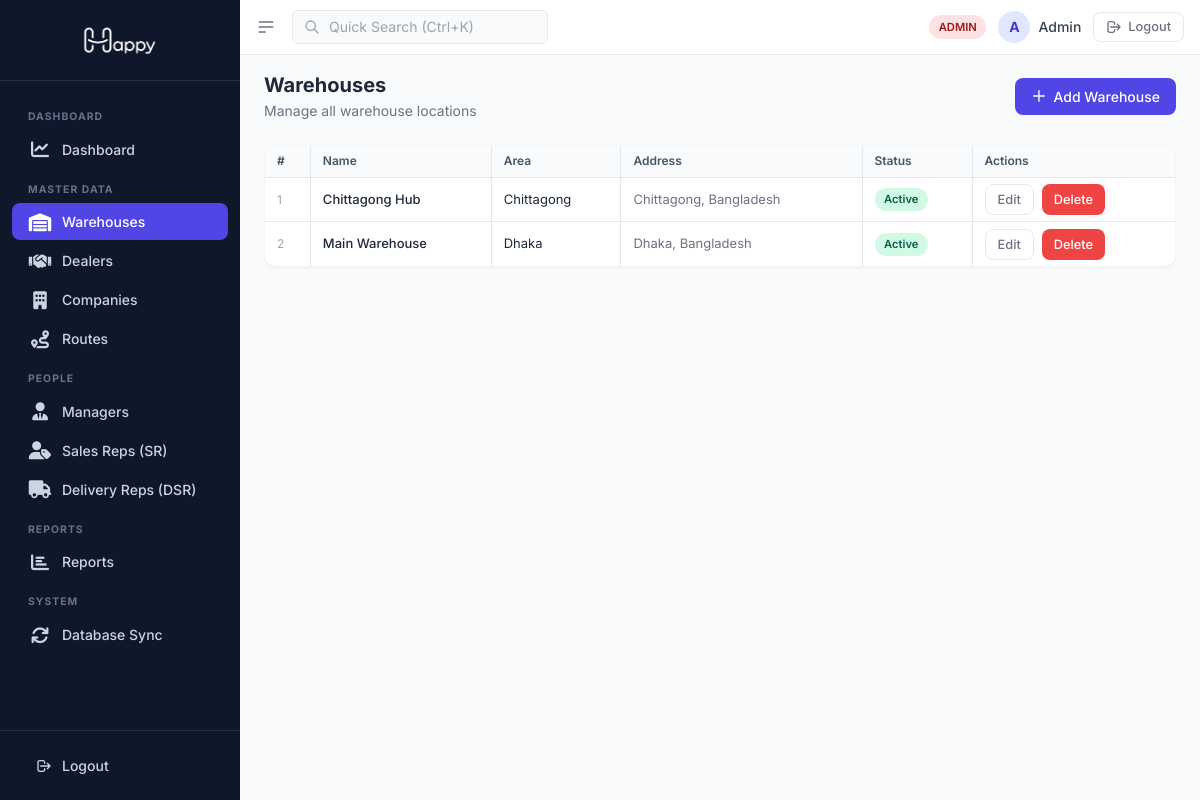
The app's page /admin/warehouses.php (signed in) with its own data.
### tables this page shows
CREATE TABLE IF NOT EXISTS warehouses (
  id INT AUTO_INCREMENT PRIMARY KEY,
  name VARCHAR(100) UNIQUE NOT NULL,
  address TEXT,
  area VARCHAR(100),
  status TINYINT DEFAULT 1,
  created_at TIMESTAMP DEFAULT CURRENT_TIMESTAMP
);

### config/session.php (called while the page is built, shortened)
<?php
function rootPath(): string {
    static $path = null;
    if ($path === null) {
        $scriptName = $_SERVER['SCRIPT_NAME'] ?? '';
        $scriptDir = str_replace('\\', '/', dirname($scriptName));
        $path = str_replace(['/manager', '/admin', '/api', '/dsr', '/dealer', '/config', '/includes', '/eggland'], '', $scriptDir);
        $path = rtrim($path, '/');
    }
    return $path;
}

### admin/warehouses.php (the view, shortened to what this page needs)
<?php
require_once __DIR__ . '/../config/session.php';
$pdo = getDB();
$warehouses = $pdo->query('SELECT * FROM warehouses WHERE status=1 ORDER BY id DESC')->fetchAll();
include __DIR__ . '/../includes/header.php';
?>
<div class="page-wrapper">
  <?php include __DIR__ . '/../includes/sidebar.php'; ?>
  <div class="main-content">
    <?php include __DIR__ . '/../includes/navbar.php'; ?>
    <div class="page-body">
      <div class="flex items-center justify-between mb-6">
        <div>
          <h2 class="text-xl font-bold text-gray-800">Warehouses</h2>
          <p class="text-sm text-gray-500 mt-0.5">Manage all warehouse locations</p>
        </div>
        <button onclick="openModal('add-modal')" class="btn btn-primary">
          <svg class="w-4 h-4" fill="none" stroke="currentColor" viewBox="0 0 24 24"><path stroke-linecap="round" stroke-linejoin="round" stroke-width="2" d="M12 4v16m8-8H4"/></svg>
          Add Warehouse
        </button>
      </div>
      <div class="bg-white rounded-xl shadow-sm border border-gray-100 overflow-hidden">
        <table class="data-table">
          <thead>
            <tr>
              <th>#</th><th>Name</th><th>Area</th><th>Address</th><th>Status</th><th>Actions</th>
            </tr>
          </thead>
          <tbody id="table-body">
            <?php foreach ($warehouses as $i => $w): ?>
            <tr>
              <td class="text-gray-400 text-xs"><?= $i + 1 ?></td>
              <td class="font-medium text-gray-800"><?= htmlspecialchars($w['name']) ?></td>
              <td><?= htmlspecialchars($w['area']) ?></td>
              <td class="text-gray-500"><?= htmlspecialchars($w['address']) ?></td>
              <td><span class="badge badge-success">Active</span></td>
              <td class="flex gap-2">
                <button onclick='editWarehouse(<?= json_encode($w) ?>)' class="btn btn-ghost btn-sm">Edit</button>
                <button onclick="deleteWarehouse(<?= $w['id'] ?>)" class="btn btn-danger btn-sm">Delete</button>
              </td>
            </tr>
            <?php endforeach; ?>
          </tbody>
        </table>
      </div>
    </div>
  </div>
</div>
<?php include __DIR__ . '/../includes/footer.php'; ?>

### includes/header.php (shortened to what this page needs)
<!DOCTYPE html>
<html lang="en">
<head>
  <link rel="stylesheet" href="https://cdnjs.cloudflare.com/ajax/libs/font-awesome/6.4.0/css/all.min.css" />
  <script src="https://cdn.tailwindcss.com"></script>
  <link rel="stylesheet" href="<?= rootPath() ?>/assets/css/app.css" />
</head>
<body class="bg-gray-50">

### includes/sidebar.php (shortened to what this page needs)
<?php
require_once __DIR__ . '/../config/session.php';
$role     = $_SESSION['role'] ?? '';
$current  = $_SERVER['SCRIPT_NAME'] ?? '';
function navLink(string $href, string $icon, string $label, string $current): string {
    $active = (strpos($current, $href) !== false) ? 'active' : '';
    return '<a href="' . $href . '" class="sidebar-link ' . $active . '" title="' . $label . '"><span class="text-lg flex items-center justify-center w-6"><i class="' . $icon . '"></i></span><span class="sidebar-text">' . $label . '</span></a>';
}
?>
<nav class="sidebar" id="app-sidebar">
  <div class="px-5 py-5 border-b border-white/10 flex items-center justify-center sidebar-brand-container">
    <a href="<?= rootPath() ?>/manager/index.php" class="flex items-center no-underline">
      <img src="<?= rootPath() ?>/assets/img/logo/logo.png" alt="Happy Bangladesh" class="h-10 w-auto object-contain sidebar-logo-full" />
    </a>
  </div>
  <div class="flex-1 px-3 py-4 space-y-0.5">
    <?php if ($role === 'admin'): ?>
      <div class="sidebar-section">Dashboard</div>
      <?= navLink(rootPath() . '/admin/index.php', 'fa-solid fa-chart-line', 'Dashboard', $current) ?>
      <div class="sidebar-section">Master Data</div>
      <?= navLink(rootPath() . '/admin/warehouses.php', 'fa-solid fa-warehouse', 'Warehouses', $current) ?>
      <?= navLink(rootPath() . '/admin/dealers.php', 'fa-solid fa-handshake', 'Dealers', $current) ?>
      <?= navLink(rootPath() . '/admin/companies.php', 'fa-solid fa-building', 'Companies', $current) ?>
      <?= navLink(rootPath() . '/admin/routes.php', 'fa-solid fa-route', 'Routes', $current) ?>
      <div class="sidebar-section">People</div>
      <?= navLink(rootPath() . '/admin/managers.php', 'fa-solid fa-user-tie', 'Managers', $current) ?>
      <?= navLink(rootPath() . '/admin/sr.php', 'fa-solid fa-user-tag', 'Sales Reps (SR)', $current) ?>
      <?= navLink(rootPath() . '/admin/dsr.php', 'fa-solid fa-truck', 'Delivery Reps (DSR)', $current) ?>
      <div class="sidebar-section">Reports</div>
      <?= navLink(rootPath() . '/admin/reports.php', 'fa-solid fa-chart-bar', 'Reports', $current) ?>
      <div class="sidebar-section">System</div>
      <?= navLink(rootPath() . '/admin/db_sync.php', 'fa-solid fa-sync', 'Database Sync', $current) ?>
    <?php elseif ($role === 'dsr'): ?>
      <div class="sidebar-section">Dashboard</div>
      <?= navLink(rootPath() . '/dsr/index.php', 'fa-solid fa-chart-line', 'Dashboard', $current) ?>
    <?php elseif ($role === 'dealer'): ?>
      <div class="sidebar-section">Dashboard</div>
      <?= navLink(rootPath() . '/dealer/index.php', 'fa-solid fa-chart-line', 'Dashboard', $current) ?>
    <?php endif; ?>
  </div>
  <div class="px-5 py-4 border-t border-white/10">
    <a href="<?= rootPath() ?>/logout.php" class="sidebar-link w-full">
      <svg class="w-4 h-4" fill="none" stroke="currentColor" viewBox="0 0 24 24"><path stroke-linecap="round" stroke-linejoin="round" stroke-width="2" d="M17 16l4-4m0 0l-4-4m4 4H7m6 4v1a3 3 0 01-3 3H6a3 3 0 01-3-3V7a3 3 0 013-3h4a3 3 0 013 3v1"/></svg>
      <span>Logout</span>
    </a>
  </div>
</nav>

### includes/navbar.php (shortened to what this page needs)
<?php
require_once __DIR__ . '/../config/session.php';
$userName  = htmlspecialchars($_SESSION['name']  ?? 'User');
$userRole  = htmlspecialchars($_SESSION['role']  ?? '');
$roleColors = [
  'admin'   => 'badge-danger',
  'manager' => 'badge-info',
  'dsr'     => 'badge-warning',
  'dealer'  => 'badge-success',
  'sr'      => 'badge-gray',
];
$roleBadge = $roleColors[$userRole] ?? 'badge-gray';
$rootPath  = rtrim(dirname($_SERVER['SCRIPT_NAME']), '/') . '/..';
?>
<header class="bg-white border-b border-gray-200 px-4 py-2.5 flex items-center justify-between sticky top-0 z-30">
  <div class="flex items-center gap-4">
    <button id="desktop-sidebar-toggle" class="text-gray-500 hover:text-gray-700 hidden lg:block" onclick="document.getElementById('app-sidebar').classList.toggle('collapsed')">
      <svg class="w-5 h-5" fill="none" stroke="currentColor" viewBox="0 0 24 24"><path stroke-linecap="round" stroke-linejoin="round" stroke-width="2" d="M4 6h16M4 12h16M4 18h7"/></svg>
    </button>
    <div class="relative hidden md:block">
      <svg class="w-4 h-4 absolute left-3 top-1/2 -translate-y-1/2 text-gray-400" fill="none" stroke="currentColor" viewBox="0 0 24 24"><path stroke-linecap="round" stroke-linejoin="round" stroke-width="2" d="M21 21l-6-6m2-5a7 7 0 11-14 0 7 7 0 0114 0z"/></svg>
      <input type="text" placeholder="Quick Search (Ctrl+K)" class="pl-9 pr-4 py-1.5 text-sm bg-gray-50 border border-gray-200 rounded-md focus:outline-none focus:ring-2 focus:ring-indigo-500/20 focus:border-indigo-500 w-64 transition-all" />
    </div>
  </div>
  <div class="flex items-center gap-3">
    <span class="badge <?= $roleBadge ?> uppercase"><?= $userRole ?></span>
    <div class="flex items-center gap-2">
      <div class="w-8 h-8 rounded-full bg-indigo-100 flex items-center justify-center text-indigo-700 font-bold text-sm">
        <?= strtoupper(substr($userName, 0, 1)) ?>
      </div>
      <span class="text-sm font-medium text-gray-700 hidden sm:block"><?= $userName ?></span>
    </div>
    <a href="<?= $rootPath ?>/logout.php" class="btn btn-ghost btn-sm">
      <svg class="w-4 h-4" fill="none" stroke="currentColor" viewBox="0 0 24 24"><path stroke-linecap="round" stroke-linejoin="round" stroke-width="2" d="M17 16l4-4m0 0l-4-4m4 4H7m6 4v1a3 3 0 01-3 3H6a3 3 0 01-3-3V7a3 3 0 013-3h4a3 3 0 013 3v1"/></svg>
      Logout
    </a>
  </div>
</header>

### includes/footer.php (shortened to what this page needs)
</body>
</html>

### assets/css/app.css (style rules this page uses)
.sidebar-link { display: flex; align-items: center; gap: 0.625rem; padding: 0.5rem 1rem; border-radius: 0.5rem; color: #cbd5e1; font-size: 0.875rem; font-weight: 500; transition: background 0.15s, color 0.15s; text-decoration: none; }
.sidebar-link.active { background: #4F46E5; color: #fff; }
.sidebar-section { font-size: 0.65rem; font-weight: 700; text-transform: uppercase; letter-spacing: 0.1em; color: #64748b; padding: 0.75rem 1rem 0.25rem; }
.data-table { width: 100%; border-collapse: separate; border-spacing: 0; font-size: 0.8125rem; color: #1e293b; }
.data-table th { background: #F8FAFC; color: #475569; font-size: 0.75rem; font-weight: 600; padding: 0.4rem 0.75rem; text-align: left; position: sticky; top: 0; z-index: 10; border-bottom: 1px solid #E2E8F0; border-right: 1px solid #E2E8F0; white-space: nowrap; }
.data-table th:last-child { border-right: none; }
.data-table td { padding: 0.4rem 0.75rem; border-bottom: 1px solid #E2E8F0; border-right: 1px solid #E2E8F0; vertical-align: middle; white-space: nowrap; }
.data-table td:last-child { border-right: none; }
.data-table tr:last-child td { border-bottom: none; }
.btn { display: inline-flex; align-items: center; gap: 0.375rem; padding: 0.5rem 1rem; border-radius: 0.5rem; font-size: 0.875rem; font-weight: 500; cursor: pointer; border: none; transition: all 0.15s; text-decoration: none; }
.btn-primary { background: #4F46E5; color: #fff; }
.btn-danger { background: #EF4444; color: #fff; }
.btn-ghost { background: transparent; color: #6B7280; border: 1px solid #E5E7EB; }
.btn-sm { padding: 0.3rem 0.75rem; font-size: 0.8rem; }
.badge { display: inline-flex; align-items: center; padding: 0.2rem 0.6rem; border-radius: 999px; font-size: 0.7rem; font-weight: 600; }
.badge-success { background: #D1FAE5; color: #065F46; }
.badge-danger { background: #FEE2E2; color: #991B1B; }
.page-wrapper { display: flex; min-height: 100vh; background: #F8FAFC; font-family: 'Inter', sans-serif; }
.sidebar { width: 240px; min-height: 100vh; background: #0F172A; flex-shrink: 0; display: flex; flex-direction: column; position: fixed; top: 0; left: 0; bottom: 0; overflow-y: auto; z-index: 40; transition: transform 0.3s ease, width 0.3s ease; }
.sidebar-logo-full { display: block; }
.main-content { flex: 1; margin-left: 240px; display: flex; flex-direction: column; min-height: 100vh; transition: margin-left 0.3s ease; width: 100%; }
.page-body { flex: 1; padding: 1rem 1.5rem; display: flex; flex-direction: column; overflow-x: hidden; width: 100%; max-width: 100vw; }

### includes/header.php (style rules this page uses)
body { font-family: 'Inter', sans-serif; }
* { box-sizing: border-box; }

### records on screen
warehouses: name "Chittagong Hub", area "Chittagong", address "Chittagong, Bangladesh"
warehouses: name "Main Warehouse", area "Dhaka", address "Dhaka, Bangladesh"

### other values on screen
$label "Dashboard Warehouses Dealers Companies Routes Managers Sales Reps (SR) Delivery Reps (DSR) Reports Database Sync"
$userRole "ADMIN"
substr($userName, 0, 1) "A"
$userName "Admin"
